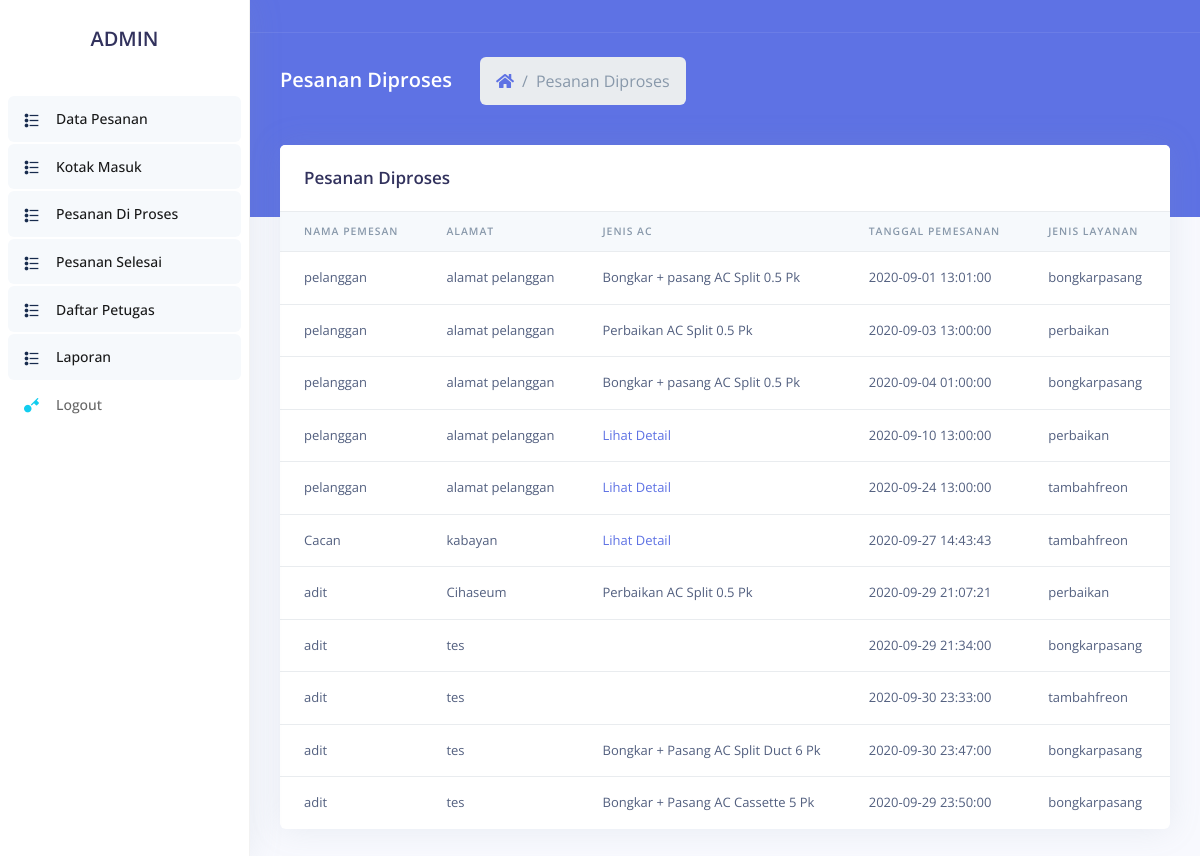
The app's page /admin/pesananDiproses.php with its own data.
### tables this page shows
CREATE TABLE `task` (
  `id` int(10) NOT NULL,
  `nm_pemesan` varchar(200) NOT NULL,
  `alamat` varchar(200) NOT NULL,
  `telp` varchar(12) NOT NULL,
  `jenis_ac` varchar(50) NOT NULL,
  `tgl_pesan` datetime NOT NULL,
  `keterangan` varchar(200) NOT NULL,
  `user_pelangan` varchar(100) NOT NULL,
  `jenis_layanan` varchar(100) NOT NULL,
  `petugas` varchar(100) NOT NULL,
  `harga` decimal(10,0) NOT NULL,
  `status` varchar(10) NOT NULL,
  `tgl_proses` datetime NOT NULL,
  `deskripsi_proses` varchar(100) NOT NULL,
  `bukti_tf` varchar(225) NOT NULL,
  `jm_unit` varchar(20) NOT NULL,
  `jenis_pembayaran` varchar(50) NOT NULL
);

CREATE TABLE `jenis_ac` (
  `id` int(10) NOT NULL,
  `jenis` varchar(100) NOT NULL,
  `deskripsi` varchar(100) NOT NULL,
  `harga` decimal(10,0) NOT NULL,
  `kategori` varchar(20) NOT NULL
);

CREATE TABLE `layanan` (
  `id` int(20) NOT NULL,
  `jenisLayanan` varchar(100) NOT NULL,
  `keterangan` varchar(100) NOT NULL
);

### admin/pesananDiproses.php (the view, shortened to what this page needs)
<!DOCTYPE html>
<html>
<head>
  <link rel="stylesheet" href="../assetsAdmin/vendor/nucleo/css/nucleo.css" type="text/css">
  <link rel="stylesheet" href="../assetsAdmin/vendor/@fortawesome/fontawesome-free/css/all.min.css" type="text/css">
  <link rel="stylesheet" href="../assetsAdmin/css/argon.css?v=1.2.0" type="text/css">
</head>
<body>
  <nav class="sidenav navbar navbar-vertical  fixed-left  navbar-expand-xs navbar-light bg-white" id="sidenav-main">
    <div class="scrollbar-inner">
      <div class="sidenav-header  align-items-center">
        <a class="navbar-brand" href="javascript:void(0)">
          <h2>ADMIN</h2>
        </a>
      </div>
      <div class="navbar-inner">
        <div class="collapse navbar-collapse" id="sidenav-collapse-main">
          <ul class="navbar-nav">
            <li class="nav-item">
              <a class="nav-link active" href="dataPesanan.php">
                <i class="ni ni-bullet-list-67 text-default"></i>
                <span class="nav-link-text">Data Pesanan</span>
              </a>
            </li>
            <li class="nav-item">
              <a class="nav-link active" href="kotakmasuk.php">
                <i class="ni ni-bullet-list-67 text-default"></i>
                <span class="nav-link-text">Kotak Masuk</span>
              </a>
            </li>
            <li class="nav-item">
              <a class="nav-link active" href="pesananDiproses.php">
                <i class="ni ni-bullet-list-67 text-default"></i>
                <span class="nav-link-text">Pesanan Di Proses</span>
              </a>
            </li>
            <li class="nav-item">
              <a class="nav-link active" href="pesananSelesai.php">
                <i class="ni ni-bullet-list-67 text-default"></i>
                <span class="nav-link-text">Pesanan Selesai</span>
              </a>
            </li>
            <li class="nav-item">
              <a class="nav-link active" href="daftarPetugas.php">
                <i class="ni ni-bullet-list-67 text-default"></i>
                <span class="nav-link-text">Daftar Petugas</span>
              </a>
            </li>
            <li class="nav-item">
              <a class="nav-link active" href="laporan1.php">
                <i class="ni ni-bullet-list-67 text-default"></i>
                <span class="nav-link-text">Laporan</span>
              </a>
            </li>
            <li class="nav-item">
              <a class="nav-link" href="logout.php">
                <i class="ni ni-key-25 text-info"></i>
                <span class="nav-link-text">Logout</span>
              </a>
            </li>
          </ul>
        </div>
      </div>
    </div>
  </nav>
  <div class="main-content" id="panel">
    <nav class="navbar navbar-top navbar-expand navbar-dark bg-primary border-bottom">
    </nav>
   <div class="header bg-primary pb-6">
      <div class="container-fluid">
        <div class="header-body">
          <div class="row align-items-center py-4">
            <div class="col-lg-6 col-7">
              <h6 class="h2 text-white d-inline-block mb-0">Pesanan Diproses</h6>
              <nav aria-label="breadcrumb" class="d-none d-md-inline-block ml-md-4">
                <ol class="breadcrumb breadcrumb-links breadcrumb-dark">
                  <li class="breadcrumb-item"><a href="#"><i class="fas fa-home"></i></a></li>
                  <li class="breadcrumb-item active" aria-current="page">Pesanan Diproses</li>
                </ol>
              </nav>
            </div>
          </div>
        </div>
      </div>
    </div>
    <div class="container-fluid mt--6">
      <div class="row">
        <div class="col">
          <div class="card">
            <div class="card-header border-0">
              <h3 class="mb-0">Pesanan Diproses</h3>
            </div>
            <div class="table-responsive">
              <table class="table align-items-center table-flush">
                <thead class="thead-light">
                  <tr>
                    <th scope="col" class="sort" >Nama Pemesan</th>
                    <th scope="col" class="sort" >Alamat</th>
                    <th scope="col" class="sort" >Jenis AC</th>
                    <th scope="col" class="sort" >Tanggal Pemesanan</th>
                    <th scope="col" class="sort" >Jenis Layanan</th>
                    <th scope="col" class="sort" >Jumlah Unit</th>
                  </tr>
                </thead>
                <tbody class="list">
                  <?php
                    require_once "../koneksi.php";
                    $sql = "SELECT t.*,ja.deskripsi, l.keterangan,l.jenisLayanan as layanan,t.id as tasksid,s.keterangan as status_code FROM `task` t left JOIN `jenis_ac` ja on t.jenis_ac = ja.id
                            INNER JOIN layanan l on t.jenis_layanan = l.jenisLayanan INNER JOIN `status` s on t.status = s.status
                           WHERE t.`status` in ('2','4','3')";
                    $query = mysqli_query($con, $sql) or die("Gagal". mysqli_error($con));
                    while($tampil = mysqli_fetch_array($query)){
                  ?>
                  <tr>
                    <td><?php echo $tampil['nm_pemesan']; ?></td>
                    <td><?php echo $tampil['alamat']; ?></td>
                    <?php $des = $tampil['jenis_ac'] ; if( $des != "MIXED"){ ?>
                        <td><?php echo $tampil['deskripsi']; ?></td>
                      <?php }else {?>
                        <td><a href="../lihatdetailNew.php?id=<?php echo $tampil['id'];?>" class="genric-btn success radius">Lihat Detail</a></td>
                      <?php }?>
                    <td><?php echo $tampil['tgl_pesan']; ?></td>
                    <td><?php echo $tampil['layanan']; ?></td>
                    <td><?php echo $tampil['jm_unit']; ?></td>
                  </tr>
                  <?php }?>
                </tbody>
              </table>
  </div>
</body>
</html>

### records on screen
task: nm_pemesan "pelanggan", alamat "alamat pelanggan", jenis_ac.deskripsi "Bongkar + pasang AC Split 0.5 Pk", tgl_pesan "2020-09-01 13:01:00", layanan.jenisLayanan "bongkarpasang"
task: nm_pemesan "pelanggan", alamat "alamat pelanggan", jenis_ac.deskripsi "Perbaikan AC Split 0.5 Pk", tgl_pesan "2020-09-03 13:00:00", layanan.jenisLayanan "perbaikan"
task: nm_pemesan "pelanggan", alamat "alamat pelanggan", jenis_ac.deskripsi "Bongkar + pasang AC Split 0.5 Pk", tgl_pesan "2020-09-04 01:00:00", layanan.jenisLayanan "bongkarpasang"
task: nm_pemesan "pelanggan", alamat "alamat pelanggan", tgl_pesan "2020-09-10 13:00:00", layanan.jenisLayanan "perbaikan"
task: nm_pemesan "pelanggan", alamat "alamat pelanggan", tgl_pesan "2020-09-24 13:00:00", layanan.jenisLayanan "tambahfreon"
task: nm_pemesan "Cacan", alamat "kabayan", tgl_pesan "2020-09-27 14:43:43", layanan.jenisLayanan "tambahfreon"
task: nm_pemesan "adit", alamat "Cihaseum", jenis_ac.deskripsi "Perbaikan AC Split 0.5 Pk", tgl_pesan "2020-09-29 21:07:21", layanan.jenisLayanan "perbaikan"
task: nm_pemesan "adit", alamat "tes", tgl_pesan "2020-09-29 21:34:00", layanan.jenisLayanan "bongkarpasang"
task: nm_pemesan "adit", alamat "tes", tgl_pesan "2020-09-30 23:33:00", layanan.jenisLayanan "tambahfreon"
task: nm_pemesan "adit", alamat "tes", jenis_ac.deskripsi "Bongkar + Pasang AC Split Duct 6 Pk", tgl_pesan "2020-09-30 23:47:00", layanan.jenisLayanan "bongkarpasang"
task: nm_pemesan "adit", alamat "tes", jenis_ac.deskripsi "Bongkar + Pasang AC Cassette 5 Pk", tgl_pesan "2020-09-29 23:50:00", layanan.jenisLayanan "bongkarpasang"
